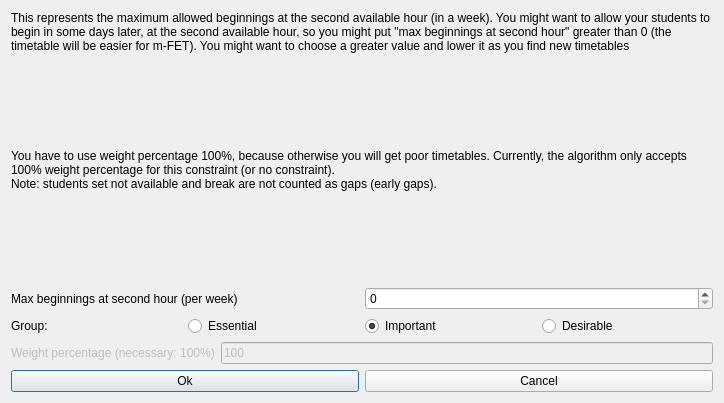
<?xml version="1.0" encoding="UTF-8"?>
<ui version="4.0">
 <class>ModifyConstraintStudentsEarlyMaxBeginningsAtSecondHourForm_template</class>
 <widget class="QDialog" name="ModifyConstraintStudentsEarlyMaxBeginningsAtSecondHourForm_template">
  <property name="geometry">
   <rect>
    <x>0</x>
    <y>0</y>
    <width>724</width>
    <height>403</height>
   </rect>
  </property>
  <property name="windowTitle">
   <string extracomment="This is the title of the dialog to modify a constraint of this type">Modify students early max beginnings at second hour</string>
  </property>
  <layout class="QVBoxLayout" name="verticalLayout">
   <item>
    <widget class="QLabel" name="weightTextLabel_2_2">
     <property name="sizePolicy">
      <sizepolicy hsizetype="Minimum" vsizetype="Minimum">
       <horstretch>0</horstretch>
       <verstretch>0</verstretch>
      </sizepolicy>
     </property>
     <property name="frameShape">
      <enum>QFrame::NoFrame</enum>
     </property>
     <property name="frameShadow">
      <enum>QFrame::Plain</enum>
     </property>
     <property name="text">
      <string>This represents the maximum allowed beginnings at the second available hour (in a week). You might want to allow your students to begin in some days later, at the second available hour, so you might put &quot;max beginnings at second hour&quot; greater than 0 (the timetable will be easier for m-FET). You might want to choose a greater value and lower it as you find new timetables</string>
     </property>
     <property name="wordWrap">
      <bool>true</bool>
     </property>
    </widget>
   </item>
   <item>
    <spacer name="spacer20_2">
     <property name="orientation">
      <enum>Qt::Vertical</enum>
     </property>
     <property name="sizeType">
      <enum>QSizePolicy::Expanding</enum>
     </property>
     <property name="sizeHint" stdset="0">
      <size>
       <width>20</width>
       <height>20</height>
      </size>
     </property>
    </spacer>
   </item>
   <item>
    <widget class="QLabel" name="weightTextLabel_2">
     <property name="sizePolicy">
      <sizepolicy hsizetype="Minimum" vsizetype="Minimum">
       <horstretch>0</horstretch>
       <verstretch>0</verstretch>
      </sizepolicy>
     </property>
     <property name="frameShape">
      <enum>QFrame::NoFrame</enum>
     </property>
     <property name="frameShadow">
      <enum>QFrame::Plain</enum>
     </property>
     <property name="text">
      <string>You have to use weight percentage 100%, because otherwise you will get poor timetables. Currently, the algorithm only accepts 100% weight percentage for this constraint (or no constraint).
Note: students set not available and break are not counted as gaps (early gaps).</string>
     </property>
     <property name="wordWrap">
      <bool>true</bool>
     </property>
    </widget>
   </item>
   <item>
    <spacer name="spacer20">
     <property name="orientation">
      <enum>Qt::Vertical</enum>
     </property>
     <property name="sizeType">
      <enum>QSizePolicy::Expanding</enum>
     </property>
     <property name="sizeHint" stdset="0">
      <size>
       <width>20</width>
       <height>20</height>
      </size>
     </property>
    </spacer>
   </item>
   <item>
    <layout class="QHBoxLayout" name="horizontalLayout">
     <item>
      <widget class="QLabel" name="maxBeginningsTextLabel">
       <property name="frameShape">
        <enum>QFrame::NoFrame</enum>
       </property>
       <property name="frameShadow">
        <enum>QFrame::Plain</enum>
       </property>
       <property name="text">
        <string>Max beginnings at second hour (per week)</string>
       </property>
       <property name="wordWrap">
        <bool>false</bool>
       </property>
      </widget>
     </item>
     <item>
      <widget class="QSpinBox" name="maxBeginningsSpinBox"/>
     </item>
    </layout>
   </item>
   <item>
    <layout class="QHBoxLayout" name="horizontalLayout_4">
     <item>
      <widget class="QLabel" name="groupTextLabel">
       <property name="text">
        <string>Group:</string>
       </property>
      </widget>
     </item>
     <item>
      <widget class="QRadioButton" name="essentialRadioButton">
       <property name="text">
        <string>Essential</string>
       </property>
      </widget>
     </item>
     <item>
      <widget class="QRadioButton" name="importantRadioButton">
       <property name="text">
        <string>Important</string>
       </property>
       <property name="checked">
        <bool>true</bool>
       </property>
      </widget>
     </item>
     <item>
      <widget class="QRadioButton" name="desirableRadioButton">
       <property name="text">
        <string>Desirable</string>
       </property>
      </widget>
     </item>
    </layout>
   </item>
   <item>
    <layout class="QHBoxLayout" name="horizontalLayout_2">
     <item>
      <widget class="QLabel" name="weightTextLabel">
       <property name="enabled">
        <bool>false</bool>
       </property>
       <property name="frameShape">
        <enum>QFrame::NoFrame</enum>
       </property>
       <property name="frameShadow">
        <enum>QFrame::Plain</enum>
       </property>
       <property name="text">
        <string>Weight percentage (necessary: 100%)</string>
       </property>
       <property name="wordWrap">
        <bool>false</bool>
       </property>
      </widget>
     </item>
     <item>
      <widget class="QLineEdit" name="weightLineEdit">
       <property name="enabled">
        <bool>false</bool>
       </property>
       <property name="text">
        <string notr="true">100</string>
       </property>
      </widget>
     </item>
    </layout>
   </item>
   <item>
    <layout class="QHBoxLayout">
     <item>
      <widget class="QPushButton" name="okPushButton">
       <property name="text">
        <string>Ok</string>
       </property>
      </widget>
     </item>
     <item>
      <widget class="QPushButton" name="cancelPushButton">
       <property name="text">
        <string>Cancel</string>
       </property>
      </widget>
     </item>
    </layout>
   </item>
  </layout>
 </widget>
 <layoutdefault spacing="6" margin="11"/>
 <resources/>
 <connections/>
</ui>
